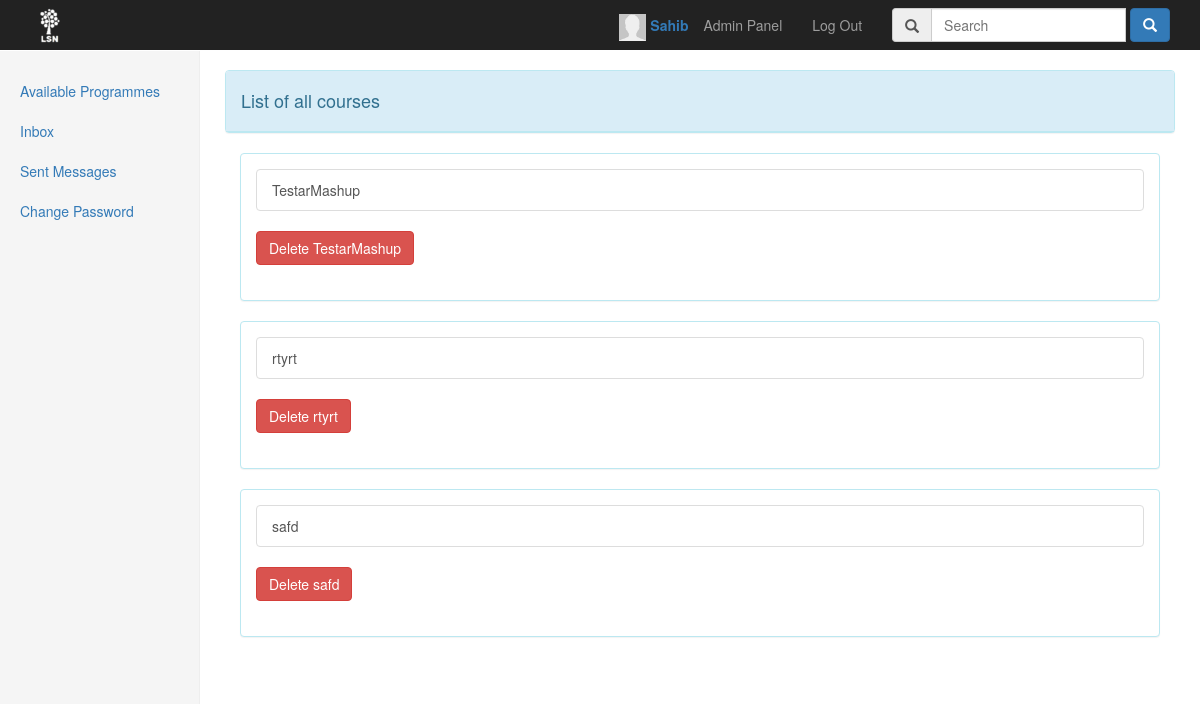
The page /Feed/index.php?CourseList (signed in) on the database as committed earlier.
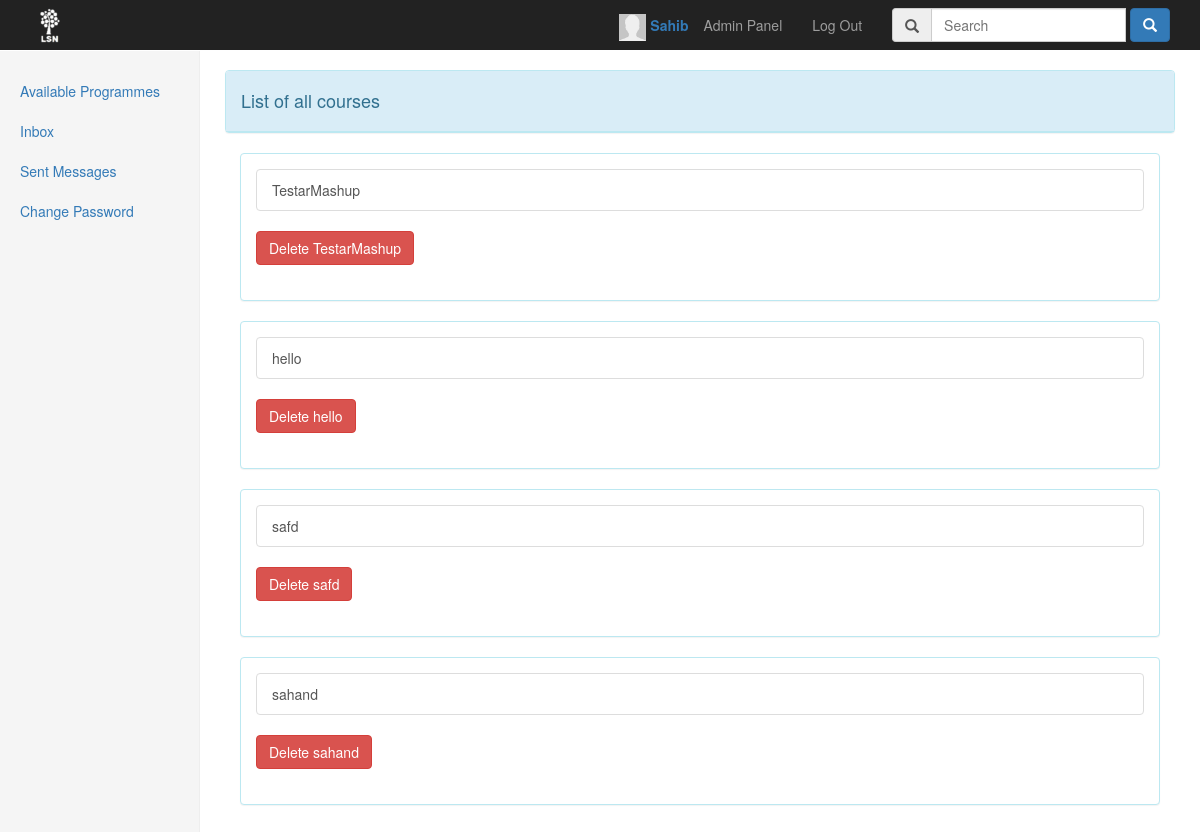
The same page on the database as committed later.
### tables this page shows
CREATE TABLE IF NOT EXISTS `course` (
  `CourseId` int(11) NOT NULL AUTO_INCREMENT,
  `CourseName` varchar(100) NOT NULL,
  `CourseCode` varchar(20) NOT NULL,
  `RssUrl` varchar(255) NOT NULL,
  `Schedule` varchar(255) DEFAULT NULL,
  PRIMARY KEY (`CourseId`)
);

### Feed/Controller/MasterController.php (called while the page is built, shortened)
<?php
require_once("Model/Dao/CourseRepository.php");
require_once("View/BaseView.php");
require_once('View/AdminPanelView.php');
class MasterController extends Navigation
{
	private $contactController;
	private $adminController;
	private $contactView;
	private $loginController;
    private $model;
    private $forgetPasswordView;
    private $userRepository;
    private $adminPanelView;
    private $emailExp;
    private $profileView;
    private $createCourseView;
    private $courseRepository;
    private $inboxView;
    private $messages;
    private $programView;
	function __construct()
	{
      	$this->userRepository = new UserRepository();
      	$this->courseRepository = new CourseRepository();
      	$this->messageRepository = new MessagesRepository();
      	$this->messages = new Messages();
      	$this->model = new LoginModel();
		$this->forgetPasswordView = new ForgetPasswordView();
		$this->htmlView = new HTMLView();
		$this->resetPassword = new ResetPasswordView();
		$this->contactView = new ContactView();
		$this->profileView = new ProfileView();
		$this->changePasswordView = new ChangePasswordView();
		$this->inboxView = new InboxView($this->model,$this->messages,$this->htmlView,$this->userRepository,$this->messageRepository);
      	$this->createCourseView = new CreateCourseView($this->model,$this->messageRepository);
      	$this->programView = new ProgramView($this->model,$this->messageRepository);
      	$this->adminPanelView = new AdminPanelView($this->model,$this->messageRepository,$this->userRepository,$this->courseRepository);
      	$this->contactController = new ContactController($this->contactView);
      	$this->adminController = new AdminController($this->model,$this->createCourseView,$this->htmlView);
      	$this->loginController = new LoginController();
      	$this->emailExp = "/^[a-z0-9\å\ä\ö._-]+@[a-z0-9\å\ä\ö.-]+\.[a-z]{2,6}$/i";
	}
		public function doControll()
		{
			try
			{
				if ($this->forgetPasswordView->pressSubmitToSend() && !$this->resetPassword->issetCode())
				{
					if (!preg_match($this->emailExp, $this->getEmail()))
					{
						$msgId = 22;
    				    $this->loginMessage = new LoginMessage($msgId);
		                $message = $this->loginMessage->getMessage();
		                $this->forgetPasswordView->setMessage($message);
		                return  $this->forgetPasswordView->showForgetPasswordPage();
					}
					else
					{
						$userEmail = $this->userRepository->getEmailForResetPassword($this->getEmail());
					  if($userEmail != ""){
						if($this->getEmail() == $userEmail->getEmail()) {
							$date = date('Y-m-d H:i:s');
							$this->code = rand(10000,1000000);
							$to = $userEmail->getEmail();
							$subject = "LSN/ Forgot password";
							$message = "Hej!
							(Det här meddelandet går inte att svara på).
							OBS// Länken är endast aktiv i 20 minuter.
							För att ändra lösenordet klicka på länken nedan:
							http://www.sahibsahib.com/LSN/Feed/?gjaQwrA=$this->code&kjAmsdNg";
							$headers = 'From: LSN@sahibsahib.com' . "\r\n" .
									   'X-Mailer: PHP/' . phpversion();
							$this->userRepository->resetPassword($this->code,$this->getEmail());
							$this->userRepository->resetPasswordTime($date,$this->getEmail());
							if (mail($to, $subject, $message,$headers))
							{
								$msgId = 42;
								$this->loginMessage = new LoginMessage($msgId);
				                $message = $this->loginMessage->getMessage();
				                $this->forgetPasswordView->setMessage($message);
				                return  $this->forgetPasswordView->showForgetPasswordPage();
							 }
							}
					}
					else
						  {
								$msgId = 42;
								$this->loginMessage = new LoginMessage($msgId);
				                $message = $this->loginMessage->getMessage();
				                $this->forgetPasswordView->setMessage($message);
				                return  $this->forgetPasswordView->showForgetPasswordPage();
						}
					 }
	            }
	             else if ($this->loginController->isAuthenticated() && $this->inboxView->didUserPressToInbox())
	             {
	            			if ($this->inboxView->getId() == $this->model->getId()) {
	            				 return $this->inboxView->rednerInbox();
	            			}
	            }
	            else if ($this->loginController->isAuthenticated() && $this->inboxView->didUserPressToSend())
	            {
	            			if ($this->inboxView->getId() == $this->model->getId()) {
	            				 return $this->inboxView->rednerSendMsg();
	            			}
	            }
	            else if ($this->loginController->isAuthenticated() && $this->inboxView->didUserPressToRemoveMsg()) {
	            		$this->messages->deleteMessage($this->inboxView->getId());
	            		return $this->inboxView->rednerInbox();
	            }
	            else if ($this->loginController->isAuthenticated() && $this->inboxView->didUserPressToRemoveSentMsg()) {
	            		$this->messages->DeleteSentMsg($this->inboxView->getId());
	            		return $this->inboxView->rednerSendMsg();
	            }
            	else if ($this->contactView->didUserPressToContact() && $this->contactView->hasSubmitToSend())
    	        {
	                return $this->contactController->doContact();
             	}
             	else if ($this->loginController->isAuthenticated() && $this->adminController->hasEditCourse())
    	        {
    	        	$id = $this->adminController->courseID();
    	        	$name = $this->adminController->courseName();
    	        	$code = $this->adminController->courseCode();
	             	$this->courseRepository->EditCourse($name,$code,$id);
					header("Location: ?UDCourseLocation");
             	}
             	else if ($this->loginController->isAuthenticated() && $this->adminPanelView->DidUserPressAdminPanel())
    	        {
	             	return $this->adminPanelView->renderAdminPanel();
             	}
             	else if ($this->loginController->isAuthenticated() && $this->adminPanelView->DidUserPressCourseList())
             	{
	             	return $this->adminPanelView->renderCourseList();
             	}
			}
			catch (Exception $e)
			{
				error_log($e->getMessage() . "\n", 3, Settings::$ERROR_LOG);
            	if (Settings::$DO_DEBUG)
            	{
                	throw $e;
                }
			}
	}
}

### Feed/index.php (called while the page is built, shortened)
<?php
require_once('Controller/MasterController.php');
require_once("View/BaseView.php");
try
{
	$masterController = new MasterController();
	$html = $masterController->doControll();
}
catch (Exception $e)
{
	error_log($e->getMessage() . "\n", 3, Settings::$ERROR_LOG);
	if (Settings::$DO_DEBUG)
	{
		throw $e;
	}
}
?>

### Feed/Model/Dao/CourseRepository.php (called while the page is built, shortened)
<?php
require_once('Model/Dao/Repository.php');
 class CourseRepository extends Repository
 {
	private $db;
	private $courseTable;
	public function __construct() {
		$this->courseTable = "course";
		$this->db = $this->connection();
	}
	public function GetAllCourses()
	{
		$list = array();
		$sql = "SELECT * FROM $this->courseTable";
		$query = $this->db->prepare($sql);
		$query->execute();
		$results = $query->fetchAll();
		foreach ($results as $result) {
			$list[] = $result;
		}
		return $list;
	}
 }

### Feed/Model/Dao/Repository.php (called while the page is built, shortened)
<?php
abstract class Repository
{
	protected $dbConnection;
    protected function connection()
    {
	    try
	    {
	    	if ($this->dbConnection == null)
	    	{
	            $this->dbConnection = new PDO(Settings::$DB_CONNECTION, Settings::$DB_USERNAME, Settings::$DB_PASSWORD);
		        $this->dbConnection->setAttribute(PDO::ATTR_ERRMODE, PDO::ERRMODE_EXCEPTION);
		        return $this->dbConnection;
	    	}
		}
		catch (Exception $e)
		{
			error_log($e->getMessage() . "\n", 3, Settings::$ERROR_LOG);
	    	if (Settings::$DO_DEBUG)
	    	{
	        	throw $e;
	        }
		}
  	}
}

### Feed/View/AdminPanelView.php (the view, shortened to what the changed rows need)
<?php
	class AdminPanelView extends BaseView
	{
		protected $loginModel;
		private $messagesRepository;
		private $courseRepository;
		function __construct(LoginModel $model,MessagesRepository $messagesRepository,UserRepository $userRepository,CourseRepository $courseRepository)
		{
			$this->loginModel = $model;
			$this->messagesRepository = $messagesRepository;
			$this->courseRepository = $courseRepository;
		}
  		  public function CourseList()
  		  {
  		  	$courses = $this->courseRepository->GetAllCourses();
			 $html = $this->cssView("CourseList");
			    $open = $this->messagesRepository->getIfOpenOrNot($this->loginModel->getId());
		                  if ($open != null) {
		                       if ($open == 1) {
                         $html .= '<li><a name="Inbox" href="?' . $this->inboxLocation ."&".$this->id."=".$this->loginModel->getId().'">Inbox <span class="badge">1</span></a></li>';
                       }
                       else {
                           $html .= '<li><a name="Inbox" href="?' . $this->inboxLocation ."&".$this->id."=".$this->loginModel->getId().'">Inbox  <span class="badge">' . $open . '</span></a></li>';
                       }
		                  }
		                  else {
		                      $html .= '<li><a name="Inbox" href="?' . $this->inboxLocation ."&".$this->id."=".$this->loginModel->getId().'">Inbox</a></li><span class="sr-only">(current)</span></a></li>';
		                  }
		              $html .= '<li><a name="Inbox" href="?' . $this->sendLocation ."&".$this->id."=".$this->loginModel->getId().'">Sent Messages</a></li>'.
		              '<li><a href="?' . $this->changePasswordLocation . '">Change Password</span></a></li>
		              </ul>
		            </div>';
		            $html .= '<div class="col-sm-9 col-sm-offset-3 col-md-10 col-md-offset-2 main">
		            ' . $this->message . '';
	   	     if ($courses != null) {
                	$html .= ' <div class="row"><div class="panel panel-info"> <div class="panel-heading"><h4>List of all courses</h4></div></div></div>';
	                foreach ($courses as $course) {
	                	if ($course['CourseId'] !== "1") {
	   					$html .= '<div class="panel panel-info">
	   							<div class="panel-body">
	   						    <ul class="list-group"><a class="list-group-item" href="?' . $this->course . '&id='. $course['CourseId'] .'">'.$course['CourseName'].'</a></ul>
	               				<form role="form" action="" method="post">
	               				<td>
	               				<input type="hidden" name="' . $this->removeCourseLocation . '" id="' . $this->removeCourseLocation . '" value="'. $course['CourseId'] .'"></td>
	               				<td><button type="submit" name="' . $this->submitRemoveCourseLocation . '" class="btn btn-danger">Delete ' .$course['CourseName'].'</button></td></tr></br></br></form></div></div>';
	           		}
	           		}
                }
		      return $html;
  		  }
	 		public function renderCourseList() {
			    $courseList = $this->CourseList();
			    	           	  $courseList .= '
			      </body>
			    </html>';
			    return $courseList;
			  }
	}

Rows that differ between the two databases and show on the page:
changed course: CourseName "rtyrt" → "hello"
added course: CourseName "sahand"
